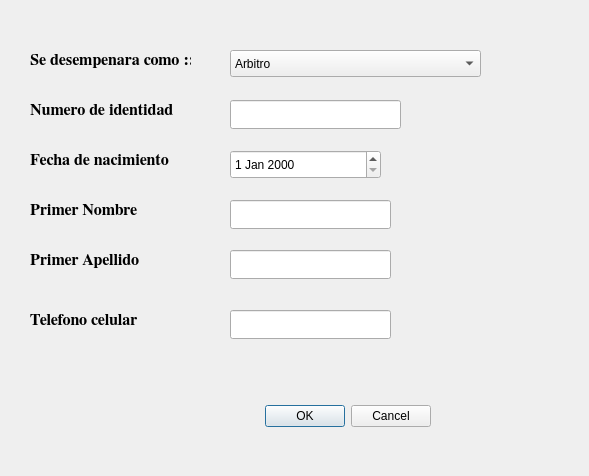
<?xml version="1.0" encoding="UTF-8"?>
<ui version="4.0">
 <class>Dialog</class>
 <widget class="QDialog" name="Dialog">
  <property name="geometry">
   <rect>
    <x>0</x>
    <y>0</y>
    <width>589</width>
    <height>476</height>
   </rect>
  </property>
  <property name="windowTitle">
   <string>Dialog</string>
  </property>
  <widget class="QDialogButtonBox" name="buttonBox">
   <property name="geometry">
    <rect>
     <x>90</x>
     <y>400</y>
     <width>341</width>
     <height>32</height>
    </rect>
   </property>
   <property name="orientation">
    <enum>Qt::Horizontal</enum>
   </property>
   <property name="standardButtons">
    <set>QDialogButtonBox::Cancel|QDialogButtonBox::Ok</set>
   </property>
  </widget>
  <widget class="QLabel" name="label_2">
   <property name="geometry">
    <rect>
     <x>30</x>
     <y>100</y>
     <width>151</width>
     <height>21</height>
    </rect>
   </property>
   <property name="font">
    <font>
     <family>FreeSerif</family>
     <pointsize>12</pointsize>
     <weight>75</weight>
     <bold>true</bold>
    </font>
   </property>
   <property name="text">
    <string>Numero de identidad </string>
   </property>
  </widget>
  <widget class="QLabel" name="label_3">
   <property name="geometry">
    <rect>
     <x>30</x>
     <y>150</y>
     <width>151</width>
     <height>21</height>
    </rect>
   </property>
   <property name="font">
    <font>
     <family>FreeSerif</family>
     <pointsize>12</pointsize>
     <weight>75</weight>
     <bold>true</bold>
    </font>
   </property>
   <property name="text">
    <string>Fecha de nacimiento </string>
   </property>
  </widget>
  <widget class="QLabel" name="label_4">
   <property name="geometry">
    <rect>
     <x>30</x>
     <y>200</y>
     <width>151</width>
     <height>21</height>
    </rect>
   </property>
   <property name="font">
    <font>
     <family>FreeSerif</family>
     <pointsize>12</pointsize>
     <weight>75</weight>
     <bold>true</bold>
    </font>
   </property>
   <property name="text">
    <string>Primer Nombre</string>
   </property>
  </widget>
  <widget class="QLabel" name="label_5">
   <property name="geometry">
    <rect>
     <x>30</x>
     <y>250</y>
     <width>151</width>
     <height>21</height>
    </rect>
   </property>
   <property name="font">
    <font>
     <family>FreeSerif</family>
     <pointsize>12</pointsize>
     <weight>75</weight>
     <bold>true</bold>
    </font>
   </property>
   <property name="text">
    <string/>
   </property>
  </widget>
  <widget class="QLabel" name="label_8">
   <property name="geometry">
    <rect>
     <x>30</x>
     <y>250</y>
     <width>151</width>
     <height>21</height>
    </rect>
   </property>
   <property name="font">
    <font>
     <family>FreeSerif</family>
     <pointsize>12</pointsize>
     <weight>75</weight>
     <bold>true</bold>
    </font>
   </property>
   <property name="text">
    <string>Primer Apellido</string>
   </property>
  </widget>
  <widget class="QLabel" name="label_9">
   <property name="geometry">
    <rect>
     <x>30</x>
     <y>310</y>
     <width>151</width>
     <height>21</height>
    </rect>
   </property>
   <property name="font">
    <font>
     <family>FreeSerif</family>
     <pointsize>12</pointsize>
     <weight>75</weight>
     <bold>true</bold>
    </font>
   </property>
   <property name="text">
    <string>Telefono celular</string>
   </property>
  </widget>
  <widget class="QLabel" name="label_10">
   <property name="geometry">
    <rect>
     <x>30</x>
     <y>50</y>
     <width>161</width>
     <height>21</height>
    </rect>
   </property>
   <property name="font">
    <font>
     <family>FreeSerif</family>
     <pointsize>12</pointsize>
     <weight>75</weight>
     <bold>true</bold>
    </font>
   </property>
   <property name="text">
    <string>Se desempenara como ::</string>
   </property>
  </widget>
  <widget class="QDateEdit" name="dateEdit">
   <property name="geometry">
    <rect>
     <x>230</x>
     <y>150</y>
     <width>151</width>
     <height>29</height>
    </rect>
   </property>
  </widget>
  <widget class="QLineEdit" name="lineEdit">
   <property name="geometry">
    <rect>
     <x>230</x>
     <y>100</y>
     <width>171</width>
     <height>29</height>
    </rect>
   </property>
  </widget>
  <widget class="QLineEdit" name="lineEdit_2">
   <property name="geometry">
    <rect>
     <x>230</x>
     <y>200</y>
     <width>161</width>
     <height>29</height>
    </rect>
   </property>
  </widget>
  <widget class="QLineEdit" name="lineEdit_3">
   <property name="geometry">
    <rect>
     <x>230</x>
     <y>250</y>
     <width>161</width>
     <height>29</height>
    </rect>
   </property>
  </widget>
  <widget class="QLineEdit" name="lineEdit_6">
   <property name="geometry">
    <rect>
     <x>230</x>
     <y>310</y>
     <width>161</width>
     <height>29</height>
    </rect>
   </property>
  </widget>
  <widget class="QComboBox" name="comboBox">
   <property name="geometry">
    <rect>
     <x>230</x>
     <y>50</y>
     <width>251</width>
     <height>27</height>
    </rect>
   </property>
   <property name="editable">
    <bool>false</bool>
   </property>
   <property name="modelColumn">
    <number>0</number>
   </property>
   <item>
    <property name="text">
     <string>Arbitro</string>
    </property>
   </item>
   <item>
    <property name="text">
     <string>Jugador</string>
    </property>
   </item>
   <item>
    <property name="text">
     <string>Entrenador</string>
    </property>
   </item>
  </widget>
 </widget>
 <resources/>
 <connections>
  <connection>
   <sender>buttonBox</sender>
   <signal>accepted()</signal>
   <receiver>Dialog</receiver>
   <slot>accept()</slot>
   <hints>
    <hint type="sourcelabel">
     <x>248</x>
     <y>254</y>
    </hint>
    <hint type="destinationlabel">
     <x>157</x>
     <y>274</y>
    </hint>
   </hints>
  </connection>
  <connection>
   <sender>buttonBox</sender>
   <signal>rejected()</signal>
   <receiver>Dialog</receiver>
   <slot>reject()</slot>
   <hints>
    <hint type="sourcelabel">
     <x>316</x>
     <y>260</y>
    </hint>
    <hint type="destinationlabel">
     <x>286</x>
     <y>274</y>
    </hint>
   </hints>
  </connection>
 </connections>
</ui>
